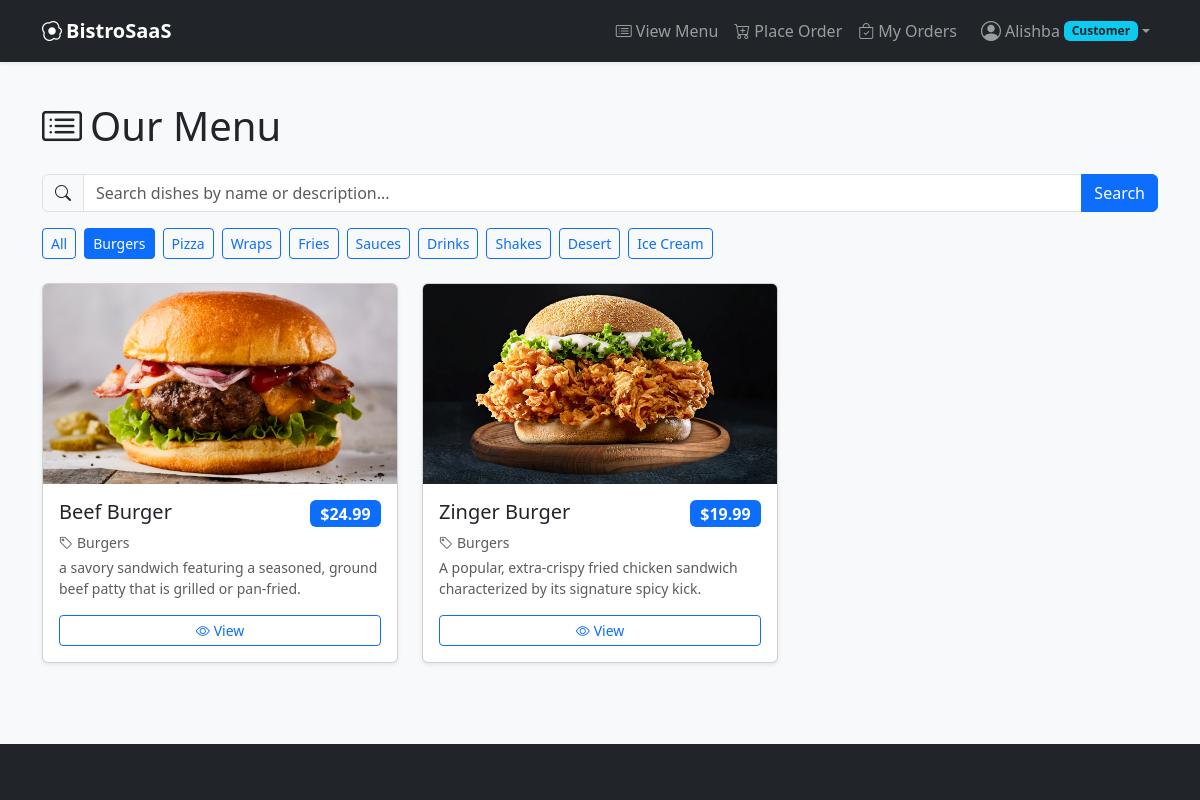
/?category=6 (signed in), run on the app's committed database.
### ordering/models.py (models this page shows, shortened)
class Category(models.Model):
    name = models.CharField(max_length=100, unique=True)     # unique=True -> no duplicate names
    description = models.TextField(blank=True)
    class Meta:
        verbose_name_plural = "Categories"

class MenuItem(models.Model):
    category = models.ForeignKey(
        Category, on_delete=models.CASCADE, related_name="items"
    )
    name = models.CharField(max_length=200)
    description = models.TextField(blank=True)
    price = models.DecimalField(max_digits=8, decimal_places=2)
    image = models.ImageField(upload_to="menu_items/", blank=True, null=True)
    is_available = models.BooleanField(default=True)

### ordering/views.py (the view)
# urls.py: path("", views.MenuListView.as_view(), name="menu_list"),
class MenuListView(ListView):
    model = MenuItem
    template_name = "ordering/menu_list.html"
    context_object_name = "items"      # name used for the list inside the template
    paginate_by = 6                    # show 6 items per page
    def get_queryset(self):
        queryset = MenuItem.objects.filter(is_available=True).select_related(
            "category"
        )
        query = self.request.GET.get("q", "").strip()
        if query:
            queryset = queryset.filter(
                Q(name__icontains=query) | Q(description__icontains=query)
            )
        category = self.request.GET.get("category", "").strip()
        if category:
            queryset = queryset.filter(category__id=category)
        return queryset.order_by("category__name", "name")
    def get_context_data(self, **kwargs):
        context = super().get_context_data(**kwargs)
        context["categories"] = Category.objects.all()
        context["search_query"] = self.request.GET.get("q", "")
        context["selected_category"] = self.request.GET.get("category", "")
        return context

### ordering/context_processors.py (called while the page is built)
def notifications(request):
    data = {}
    user = request.user
    if not user.is_authenticated:
        return data
    if user.is_superuser:
        data["pending_orders_count"] = Order.objects.filter(
            status=Order.Status.PENDING
        ).count()
    else:
        data["order_notification_count"] = Order.objects.filter(
            user=user, unseen_update=True
        ).count()
    return data

### ordering/templates/ordering/menu_list.html (shortened to what this page needs)
{% extends "ordering/base.html" %}
{% block content %}
<div class="d-flex justify-content-between align-items-center mb-4">
    <h1 class="mb-0"><i class="bi bi-card-list me-2"></i>Our Menu</h1>
</div>
<form method="get" class="mb-3">
    <div class="input-group">
        <span class="input-group-text"><i class="bi bi-search"></i></span>
        <input type="text" name="q" value="{{ search_query }}"
               class="form-control" placeholder="Search dishes by name or description...">
        <button type="submit" class="btn btn-primary">Search</button>
    </div>
</form>
<div class="mb-4 d-flex flex-wrap gap-2">
    <a href="{% url 'menu_list' %}{% if search_query %}?q={{ search_query }}{% endif %}"
       class="btn btn-sm {% if not selected_category %}btn-primary{% else %}btn-outline-primary{% endif %}">
        All
    </a>
    {% for category in categories %}
        <a href="?category={{ category.id }}{% if search_query %}&q={{ search_query }}{% endif %}"
           class="btn btn-sm {% if selected_category == category.id|stringformat:'s' %}btn-primary{% else %}btn-outline-primary{% endif %}">
            {{ category.name }}
        </a>
    {% endfor %}
</div>
<div class="row g-4">
    {% for item in items %}
        <div class="col-sm-6 col-lg-4">
            <div class="card h-100 shadow-sm">
                {% if item.image %}
                    <img src="{{ item.image.url }}" class="card-img-top"
                         alt="{{ item.name }}"
                         style="height: 200px; object-fit: cover;">
                {% else %}
                    <div class="bg-secondary-subtle d-flex align-items-center justify-content-center"
                         style="height: 200px;">
                        <i class="bi bi-image text-muted" style="font-size: 3rem;"></i>
                    </div>
                {% endif %}
                <div class="card-body d-flex flex-column">
                    <div class="d-flex justify-content-between align-items-start">
                        <h5 class="card-title">{{ item.name }}</h5>
                        <span class="badge bg-primary fs-6">${{ item.price }}</span>
                    </div>
                    <p class="text-muted small mb-1">
                        <i class="bi bi-tag me-1"></i>{{ item.category.name }}
                    </p>
                    <p class="card-text text-muted small flex-grow-1">
                        {{ item.description|truncatewords:15 }}
                    </p>
                    <div class="mt-auto d-flex gap-2">
                        <a href="{% url 'menu_item_detail' item.pk %}"
                           class="btn btn-outline-primary btn-sm flex-grow-1">
                            <i class="bi bi-eye me-1"></i>View
                        </a>
                    </div>
                </div>
            </div>
        </div>
    {% empty %}
        <div class="col-12">
            <div class="alert alert-info">
                No menu items found{% if search_query %} for "{{ search_query }}"{% endif %}.
            </div>
        </div>
    {% endfor %}
</div>
{% endblock %}

### ordering/templates/ordering/base.html (shortened to what this page needs)
{% load static %}
<!DOCTYPE html>
<html lang="en">
<head>
    <link
        href="https://cdn.jsdelivr.net/npm/bootstrap@5.3.3/dist/css/bootstrap.min.css"
        rel="stylesheet"
>
    <link
        rel="stylesheet"
        href="https://cdn.jsdelivr.net/npm/bootstrap-icons@1.11.3/font/bootstrap-icons.min.css">
</head>
<body class="bg-light">
    <nav class="navbar navbar-expand-lg navbar-dark bg-dark shadow-sm">
        <div class="container">
            <a class="navbar-brand fw-bold" href="{% url 'menu_list' %}">
                <i class="bi bi-egg-fried me-1"></i>BistroSaaS
            </a>
            <div class="collapse navbar-collapse" id="navbarNav">
                <ul class="navbar-nav ms-auto align-items-lg-center">
                    {% if user.is_authenticated %}
                        <li class="nav-item">
                            <a class="nav-link" href="{% url 'menu_list' %}">
                                <i class="bi bi-card-list me-1"></i>View Menu
                            </a>
                        </li>
                        <li class="nav-item">
                            <a class="nav-link" href="{% url 'place_order' %}">
                                <i class="bi bi-cart-plus me-1"></i>Place Order
                            </a>
                        </li>
                        <li class="nav-item">
                            <a class="nav-link position-relative" href="{% url 'my_orders' %}">
                                <i class="bi bi-bag-check me-1"></i>My Orders
                            </a>
                        </li>
                        <li class="nav-item dropdown ms-lg-2">
                            <a class="nav-link dropdown-toggle d-flex align-items-center" href="#"
                               id="profileDropdown" role="button" data-bs-toggle="dropdown"
                               aria-expanded="false">
                                <i class="bi bi-person-circle fs-5 me-1"></i>
                                <span>{{ user.username }}</span>
                                {% if user.is_superuser %}
                                    <span class="badge bg-warning text-dark ms-1">Admin</span>
                                {% else %}
                                    <span class="badge bg-info text-dark ms-1">Customer</span>
                                {% endif %}
                            </a>
                        </li>
                    {% endif %}
                </ul>
            </div>
        </div>
    </nav>
    <main class="container my-4">
        {% block content %}{% endblock %}
    </main>
    <footer class="bg-dark text-light py-3 mt-auto">
        <div class="container text-center">
            <span class="text-muted">
            </span>
        </div>
    </footer>
</body>
</html>

### ordering/templates/ordering/base.html (style rules this page uses)
html, body { height: 100%; }
body { display: flex; flex-direction: column; min-height: 100vh; }
main { flex: 1 0 auto; }
footer { flex-shrink: 0; }

### data on the page
Category: name "Burgers"
Category: name "Pizza"
Category: name "Wraps"
Category: name "Fries"
Category: name "Sauces"
Category: name "Drinks"
Category: name "Shakes"
Category: name "Desert"
Category: name "Ice Cream"
MenuItem: image (picture), name "Beef Burger", price "24.99", category.name "Burgers", description "a savory sandwich featuring a seasoned, ground beef patty that is grilled or pan-fried."
MenuItem: image (picture), name "Zinger Burger", price "19.99", category.name "Burgers", description "A popular, extra-crispy fried chicken sandwich characterized by its signature spicy kick."

### other printed values
{{ user.username }} "Alishba"
